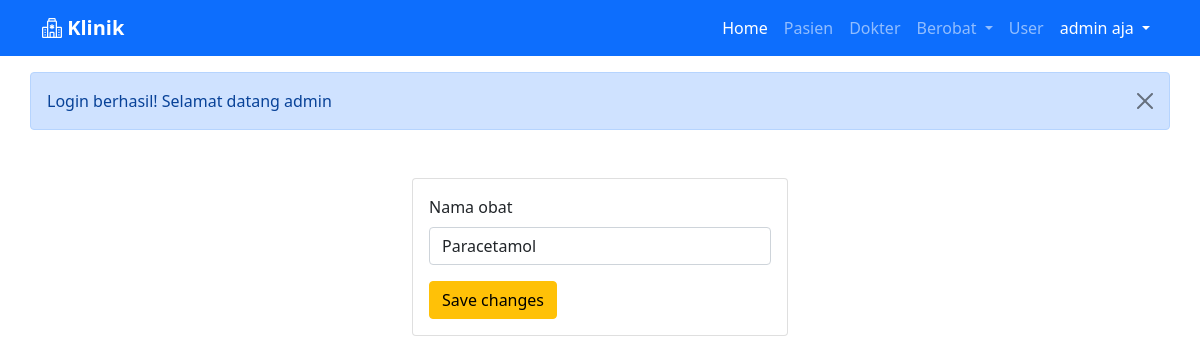
The page /edit_obat.php?id_obat=1 (signed in) on the database as committed earlier.
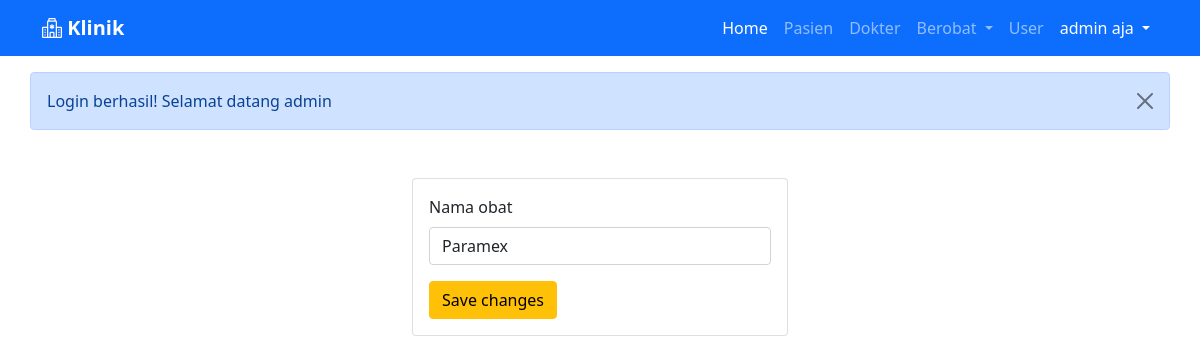
The same page on the database as committed later.
### tables this page shows
CREATE TABLE `obat` (
  `id_obat` int(5) NOT NULL,
  `nama_obat` varchar(100) NOT NULL
);

### edit_obat.php (the view, shortened to what this page needs)
<?php
include "layout/_header.php";
$id_obat = $_GET['id_obat'];
$sql = "SELECT * FROM obat WHERE id_obat = $id_obat";
$query = mysqli_query($koneksi, $sql);
while ($data_obat = mysqli_fetch_array($query)) {
?>
    <div class="row m-0 mt-5">
        <div class="col-md-4 mx-auto">
            <div class="card">
                <div class="card-body">
                    <form action="__controller.php" method="post">
                        <div class="mb-3">
                            <label for="" class="form-label">Nama obat</label>
                            <input type="text" name="nama_obat" class="form-control" placeholder="Masukan nama obat" value="<?= $data_obat['nama_obat'] ?>" required>
                        </div>
                        <button type="submit" class="btn btn-warning" name="edit_obat">Save changes</button>
                    </form>
                </div>
            </div>
        </div>
    <?php
}
include "layout/_footer.php";

Rows that differ between the two databases and show on the page:
changed obat: nama_obat "Paracetamol" → "Paramex"
